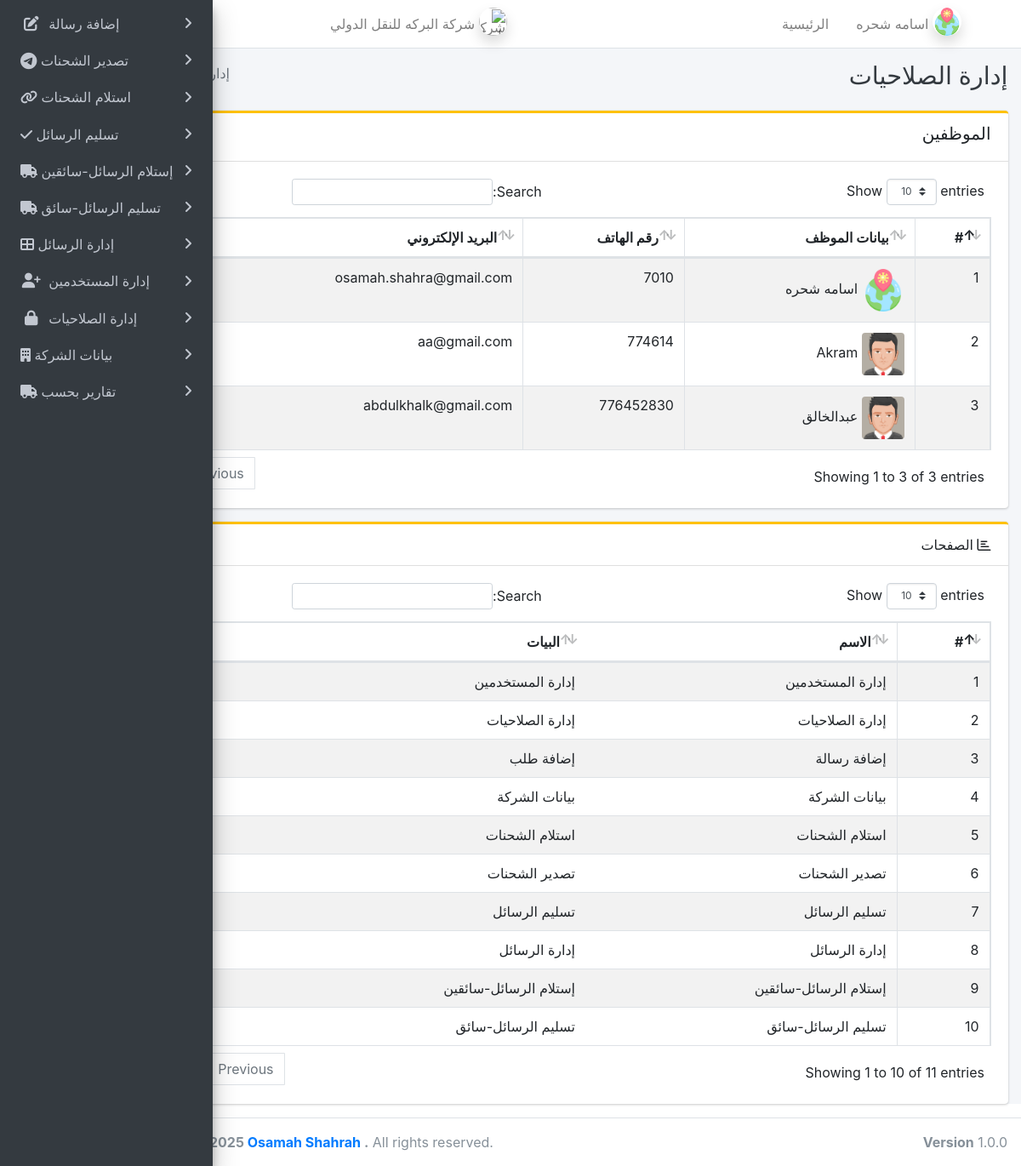
Page /home/mange_permission.php (signed in) on the committed database.
### tables this page shows
CREATE TABLE `pages_permission` (
  `id_u_p` int(11) NOT NULL,
  `fk_user_id` int(11) NOT NULL,
  `fk_page_id` int(11) NOT NULL,
  `user_pages_status` int(11) NOT NULL
);

CREATE TABLE `pages` (
  `id_page` int(11) NOT NULL,
  `sort` int(5) NOT NULL,
  `link` text NOT NULL,
  `name_page` varchar(100) NOT NULL,
  `icon_page` varchar(50) NOT NULL,
  `page_details` text DEFAULT NULL,
  `page_status` int(50) NOT NULL DEFAULT 1
);

CREATE TABLE `users` (
  `id_user` int(11) NOT NULL,
  `name` varchar(500) NOT NULL,
  `user_phone` varchar(100) DEFAULT NULL,
  `email_user` varchar(200) NOT NULL,
  `password_user` varchar(200) NOT NULL,
  `img_user` text NOT NULL DEFAULT '1.png',
  `user_job` int(2) NOT NULL,
  `details_job` text DEFAULT NULL,
  `user_note` text DEFAULT NULL,
  `fk_branch` int(2) NOT NULL,
  `status` int(11) NOT NULL DEFAULT 1
);

### home/check.php (called while the page is built, shortened)
<?php
include "header.php";
include "Myfun_albraka.php";
?>

### home/mange_permission.php (the view, shortened to what this page needs)
<?php
include "check.php";
$page_id = 5;
if (chec_use_permission($page_id)) {
    content_header('إدارة الصلاحيات');
?>
<section class="content" dir="rtl" align="right">
    <div class="container-fluid" >
        <?php
            get_users("llokikl", "XXCaqwsderfffijnd", "info", "تحديد",false,"users_table_perm");
            ?>
        <div class="card card-warning card-outline">
            <div class="card-header">
                <i class="far fa-chart-bar"></i>
                الصفحات
            </div>
            <div class="card-body">
                <div class="col-sm-12 table-responsive p-0">
                    <table id="page_prem" class="table table-bordered table-striped">
                        <thead>
                            <tr>
                                <th># </th>
                                <th>الاسم</th>
                                <th>البيات</th>
                            </tr>
                        </thead>
                        <tbody>
                            <?php
                                $count_row = 0;
                                $sql = "SELECT * FROM `pages` WHERE `page_status`=1;";
                                $result = mysqli_query($con, $sql) or die(mysqli_error($con));
                                while ($r = mysqli_fetch_array($result)) {
                                ?>
                            <tr>
                                <td><?php echo htmlspecialchars($count_row += 1); ?></td>
                                <td>
                                    <?php echo htmlspecialchars($r['name_page']); ?>
                                </td>
                                <td><?php echo htmlspecialchars($r['page_details']); ?></td>
                            </tr>
                            <?php
                                }
                                ?>
                        </tbody>
                    </table>
                </div>
            </div>
        </div>
    </div>
</section>
<?php
    include "footer.php";
} else {
    include "Error404.php";
}
?>

### home/header.php (shortened to what this page needs)
<?php
function osamah_decrypt_2($ciphertext)
{
    $key = 'Osamah_qader_NajeAbdullahShahrah';
    $ivlen = openssl_cipher_iv_length('AES-256-CBC');
    $decoded = base64_decode($ciphertext);
    $iv = substr($decoded, 0, $ivlen);
    $ciphertext = substr($decoded, $ivlen);
    $originalData = openssl_decrypt($ciphertext, 'AES-256-CBC', $key, OPENSSL_RAW_DATA, $iv);
    $data = json_decode($originalData, true);
    return $data;
}
$id_user_head = osamah_decrypt_2($_SESSION['id_user']);
?>
<html lang="ar">
<head>
    <link rel="stylesheet" href="../Design/plugins/fontawesome-free-6.7.1-web/css/all.min.css">
    <link rel="stylesheet" href="../Design/plugins/ekko-lightbox/ekko-lightbox.css">
    <link rel="stylesheet" href="../Design/dist/css/adminlte.min.css">
    <link rel="stylesheet" href="../Design/plugins/datatables-bs4/css/dataTables.bootstrap4.css">
    <link rel="stylesheet" href="../Design/plugins/daterangepicker/daterangepicker.css">
    <link rel="stylesheet" href="../Design/plugins/icheck-bootstrap/icheck-bootstrap.min.css">
    <link rel="stylesheet" href="../Design/plugins/tempusdominus-bootstrap-4/css/tempusdominus-bootstrap-4.min.css">
    <link rel="stylesheet" href="../Design/plugins/bootstrap4-duallistbox/bootstrap-duallistbox.min.css">
    <link rel="stylesheet" href="../Design/plugins/sweetalert2-theme-bootstrap-4/bootstrap-4.min.css">
    <link rel="stylesheet" href="../Design/plugins/toastr/toastr.min.css">
    <link rel="stylesheet" href="../Design/plugins/select2/css/select2.min.css">
    <link rel="stylesheet" href="../Design/plugins/select2-bootstrap4-theme/select2-bootstrap4.min.css">
</head>
<body class="sidebar-mini sidebar-collapse">
    <div class="wrapper">
        <nav class="main-header navbar navbar-expand navbar-white navbar-light">
            <ul class="navbar-nav">
                <li class="nav-item">
                    <a class="nav-link" data-widget="pushmenu" href="#"><i class="fas fa-bars"></i></a>
                </li>
            </ul>
            <ul class="navbar-nav ml-auto" dir="rtl" alidn="right">
                <li class="nav-item dropdown user-menu">
                    <a href="olo" class="nav-link" data-bs-toggle="dropdown">
                        <img src="../img/web_img/<?php echo htmlspecialchars($_SESSION['icon_system']); ?>"
                            class="user-image rounded-circle shadow"
                            alt="<?php echo htmlspecialchars($_SESSION['name_system']); ?>"> <span
                            class="d-none d-md-inline"><?php echo htmlspecialchars($_SESSION['name_system']); ?></span>
                    </a>
                </li>
            </ul>
            <ul class="navbar-nav ml-auto" dir="rtl" alidn="right">
                <?php if (isset($_SESSION['name']) != "") {  ?>
                <li class="nav-item dropdown user-menu">
                    <a href="#" class="nav-link dropdown-toggle" data-bs-toggle="dropdown">
                        <img src="../img/img_user/<?php echo htmlspecialchars($_SESSION['publi_img_user']); ?>"
                            class="user-image rounded-circle shadow" alt="User Image"> <span
                            class="d-none d-md-inline"><?php echo htmlspecialchars(osamah_decrypt_2($_SESSION['name'])); ?></span> </a>
                </li>
                <?php } ?>
                <li class="nav-item d-none d-sm-inline-block">
                    <a href="olo" class="nav-link">الرئيسية</a>
                </li>
            </ul>
        </nav>
        <aside class="main-sidebar sidebar-dark-primary elevation-4">
            <div class="sidebar">
                <nav class="mt-2">
                    <ul class="nav nav-pills nav-sidebar flex-column" data-widget="treeview" role="menu"
                        data-accordion="false">
                        <?php
                        $sql = "SELECT * FROM `pages`JOIN pages_permission ON pages.id_page=pages_permission.fk_page_id  WHERE `page_status`=1 AND pages_permission.user_pages_status=1 AND pages_permission.fk_user_id=? ORDER BY `pages`.`sort` ASC ;";
                        $sql_page_show = mysqli_prepare($con, $sql);
                        mysqli_stmt_bind_param($sql_page_show, "i", $id_user_head);
                        mysqli_stmt_execute($sql_page_show);
                        $result_page_show = mysqli_stmt_get_result($sql_page_show);
                        while ($array_page = mysqli_fetch_assoc($result_page_show)) {
                        ?>
                        <li class="nav-item has-treeview">
                            <a href="<?php echo htmlspecialchars($array_page['link']); ?>" class="nav-link">
                                <i class="<?php echo htmlspecialchars($array_page['icon_page']); ?>"></i>
                                <p>
                                    <?php echo htmlspecialchars($array_page['name_page']); ?>
                                    <i class="right fas fa-angle-right"></i>
                                </p>
                            </a>
                        </li>
                        <?php }
                        ?>
                    </ul>
                </nav>
            </div>
        </aside>
        <div class="content-wrapper">

### home/Myfun_albraka.php (shortened to what this page needs)
<?php
function osamah_decrypt($ciphertext) {
    $key='Osamah_qader_NajeAbdullahShahrah';
    $ivlen = openssl_cipher_iv_length('AES-256-CBC');
    $decoded = base64_decode($ciphertext);
    $iv = substr($decoded, 0, $ivlen);
    $ciphertext = substr($decoded, $ivlen);
    $originalData = openssl_decrypt($ciphertext, 'AES-256-CBC', $key, OPENSSL_RAW_DATA, $iv);
    $data = json_decode($originalData, true);
    return $data;
}
function encrypt_id($id)
{
    return base64_encode($id);
}
?>
<?php
function chec_use_permission($page_id)
{
    $sql_search_user_per = "SELECT * FROM `pages` JOIN pages_permission ON pages.id_page=pages_permission.fk_page_id
WHERE pages.id_page = ? AND pages_permission.fk_user_id = ?  AND pages.page_status = 1 AND pages_permission.user_pages_status = 1 ";
    $ty1= osamah_decrypt($_SESSION['id_user']);
    $stmt = mysqli_prepare($con, $sql_search_user_per);
    mysqli_stmt_bind_param($stmt, "ii", $page_id, $ty1);
    mysqli_stmt_execute($stmt);
    $result = mysqli_stmt_get_result($stmt);
    if (mysqli_num_rows($result) > 0) {
        return true ;
    } else {
        return false;
    }
}
?>
<?php
function content_header($page_title)
{
?>
<section class="content-header">
    <div class="container-fluid">
        <div class="row mb-2">
            <div class=" col-sm-6">
                    <ol class="breadcrumb float-sm-left">
                        <li class="breadcrumb-item"><a href="olo">الرئيسية</a></li>
                        <li class="breadcrumb-item active"><?php echo htmlspecialchars( $page_title); ?></li>
                    </ol>
            </div>
            <div class="col-sm-6" align="right">
                <h1 class="text-dark" "><?php echo htmlspecialchars( $page_title); ?></h1>
            </div>
        </div>
    </div>
</section>
<?php }
?>
<?php
function get_users($link, $link_ver, $color_style, $text, $type,$name_table) {
    ?>
<div class="card card-warning card-outline">
    <div class="card-header">
        <h5>الموظفين</h5>
    </div>
    <div class="card-body">
        <div class="table-responsive">
            <table id="<?php echo htmlspecialchars( $name_table) ; ?>" class="table table-bordered table-striped">
                <thead>
                    <tr>
                        <th>#</th>
                        <th>بيانات الموظف</th>
                        <th>رقم الهاتف</th>
                        <th>البريد الإلكتروني</th>
                        <th>#</th>
                    </tr>
                </thead>
                <tbody>
                    <?php
                        $count_row = 0;
                            $ty2=osamah_decrypt($_SESSION['publi_fk_id_branch']);
                        $stmt = mysqli_prepare($con, "SELECT * FROM users WHERE status != 3 AND `fk_branch`= ?  ");
                        mysqli_stmt_bind_param($stmt, "i",$ty2);
                        mysqli_stmt_execute($stmt);
                        $result = mysqli_stmt_get_result($stmt);
                        while ($row = mysqli_fetch_assoc($result)) {
                            $count_row++;
                            ?>
                    <tr>
                        <td><?php echo htmlspecialchars( $count_row); ?></td>
                        <td>
                            <img width='50px' height='50px' class='img-fluid rounded'
                                src="../img/img_user/<?php echo ($row['img_user']); ?>"
                                alt="<?php echo htmlspecialchars($row['name']); ?>">
                            <?php echo htmlspecialchars($row['name']); ?>
                        </td>
                        <td><?php echo htmlspecialchars($row['user_phone']); ?></td>
                        <td><?php echo htmlspecialchars($row['email_user']); ?></td>
                        <td>
                            <a title="😉" class="btn btn-<?php echo htmlspecialchars( $color_style); ?> btn-sm"
                                href="<?php echo htmlspecialchars( $link); ?>?<?php echo htmlspecialchars( $link_ver); ?>=<?php echo encrypt_id( $row['id_user']); ?>"
                                role="button">
                            </a>
                        </td>
                    </tr>
                    <?php
                        }
                        ?>
                </tbody>
            </table>
        </div>
    </div>
</div>
<?php
}
?>

### rows in the picture
pages_permission: fk_page.name_page "إضافة رسالة"
pages_permission: fk_page.name_page "تصدير الشحنات"
pages_permission: fk_page.name_page "استلام الشحنات"
pages_permission: fk_page.name_page "تسليم الرسائل"
pages_permission: fk_page.name_page "إستلام الرسائل-سائقين"
pages_permission: fk_page.name_page "تسليم الرسائل-سائق"
pages_permission: fk_page.name_page "إدارة الرسائل"
pages_permission: fk_page.name_page "إدارة المستخدمين"
pages_permission: fk_page.name_page "إدارة الصلاحيات"
pages_permission: fk_page.name_page "بيانات الشركة"
pages_permission: fk_page.name_page "تقارير بحسب"
users: img_user (picture), name "اسامه شحره", user_phone "7010", email_user "osamah.shahra@gmail.com"
users: img_user (picture), name "Akram", user_phone "774614", email_user "aa@gmail.com"
users: img_user (picture), name "عبدالخالق", user_phone "776452830", email_user "abdulkhalk@gmail.com"
pages: count_row "1", name_page "إدارة المستخدمين", page_details "إدارة المستخدمين"
pages: count_row "2", name_page "إدارة الصلاحيات", page_details "إدارة الصلاحيات"
pages: count_row "3", name_page "إضافة رسالة", page_details "إضافة طلب"
pages: count_row "4", name_page "بيانات الشركة", page_details "بيانات الشركة"
pages: count_row "5", name_page "استلام الشحنات", page_details "استلام الشحنات"
pages: count_row "6", name_page "تصدير الشحنات", page_details "تصدير الشحنات"
pages: count_row "7", name_page "تسليم الرسائل", page_details "تسليم الرسائل"
pages: count_row "8", name_page "إدارة الرسائل", page_details "إدارة الرسائل"
pages: count_row "9", name_page "إستلام الرسائل-سائقين", page_details "إستلام الرسائل-سائقين"
pages: count_row "10", name_page "تسليم الرسائل-سائق", page_details "تسليم الرسائل-سائق"

### other values in the picture
$_SESSION['name_system'] "شركة البركه للنقل الدولي"
osamah_decrypt_2($_SESSION['name']) "اسامه شحره"
$page_title "إدارة…"
$page_title "إدارة الصلاحيات"
